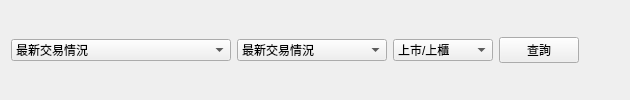
         <widget class="QWidget" name="widget_2" native="true">
          <layout class="QHBoxLayout" name="horizontalLayout_5">
           <item>
            <layout class="QVBoxLayout" name="verticalLayout_2">
             <item>
              <layout class="QHBoxLayout" name="horizontalLayout_4">
               <item>
                <widget class="QComboBox" name="comboBox_3">
                 <property name="minimumSize">
                  <size>
                   <width>220</width>
                   <height>0</height>
                  </size>
                 </property>
                 <property name="maximumSize">
                  <size>
                   <width>220</width>
                   <height>16777215</height>
                  </size>
                 </property>
                 <item>
                  <property name="text">
                   <string>最新交易情況</string>
                  </property>
                 </item>
                </widget>
               </item>
               <item>
                <widget class="QComboBox" name="comboBox_2">
                 <property name="minimumSize">
                  <size>
                   <width>150</width>
                   <height>0</height>
                  </size>
                 </property>
                 <property name="maximumSize">
                  <size>
                   <width>150</width>
                   <height>16777215</height>
                  </size>
                 </property>
                 <item>
                  <property name="text">
                   <string>最新交易情況</string>
                  </property>
                 </item>
                </widget>
               </item>
               <item>
                <widget class="QComboBox" name="comboBox_4">
                 <property name="minimumSize">
                  <size>
                   <width>100</width>
                   <height>0</height>
                  </size>
                 </property>
                 <property name="maximumSize">
                  <size>
                   <width>100</width>
                   <height>16777215</height>
                  </size>
                 </property>
                 <item>
                  <property name="text">
                   <string>上市/上櫃</string>
                  </property>
                 </item>
                 <item>
                  <property name="text">
                   <string>只有上市</string>
                  </property>
                 </item>
                 <item>
                  <property name="text">
                   <string>只有上櫃</string>
                  </property>
                 </item>
                </widget>
               </item>
               <item>
                <widget class="QPushButton" name="pushButton">
                 <property name="text">
                  <string>查詢</string>
                 </property>
                </widget>
               </item>
               <item>
                <spacer name="horizontalSpacer_2">
                 <property name="orientation">
                  <enum>Qt::Horizontal</enum>
                 </property>
                 <property name="sizeHint" stdset="0">
                  <size>
                   <width>40</width>
                   <height>20</height>
                  </size>
                 </property>
                </spacer>
               </item>
              </layout>
             </item>
            </layout>
           </item>
          </layout>
         </widget>
